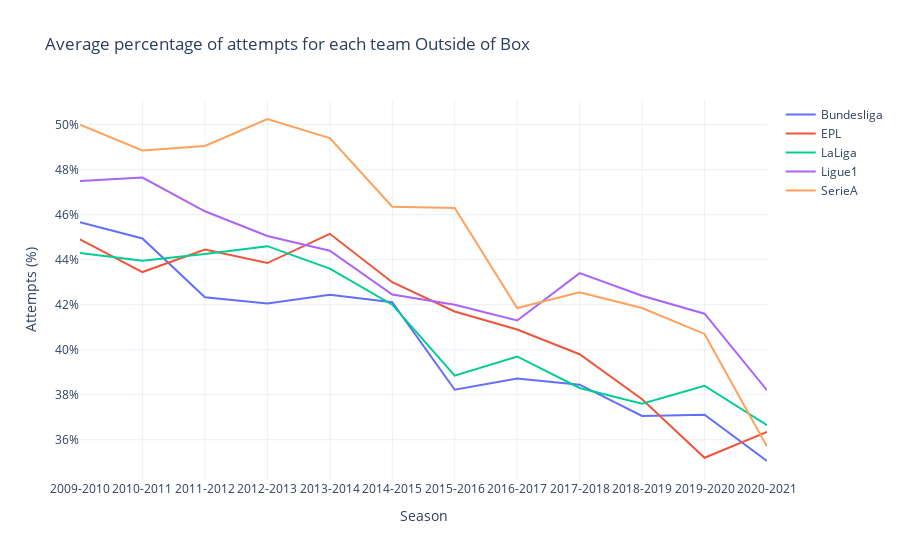

The notebook cell saved with this chart:
### Markdown cell above
##### For

### Code cell
fig = go.Figure()
for league in LEAGUE:
    temp = df[df["league"] == league].groupby("season")["Outside of Box_for"].mean()
    fig.add_scatter(x=temp.index, y=temp.values, name=league, mode="lines")
fig.update_layout(
    title="Average percentage of attempts for each team Outside of Box",
    yaxis=dict(
        tickformat=".0%",
        showgrid=True
    ),
    xaxis=dict(
        tickvals=[i for i in range(2009, 2022)],
        ticktext=["2009-2010", "2010-2011", "2011-2012", "2012-2013", "2013-2014", "2014-2015",
                    "2015-2016", "2016-2017", "2017-2018", "2018-2019", "2019-2020", "2020-2021", "2021-2022"],
        showgrid=True
    ),
    xaxis_title="Season",
    yaxis_title="Attempts (%)"
)
fig.show()

### Figure 1 — Plotly figure (JSON) as saved in the notebook; plotly's stock layout.template omitted (floating-point values rounded to 4 significant figures)
{"data": [{"mode": "lines", "name": "Bundesliga", "type": "scatter", "x": [2009, 2010, 2011, 2012, 2013, 2014, 2015, 2016, 2017, 2018, 2019, 2020], "y": [0.4567, 0.4494, 0.4233, 0.4206, 0.4244, 0.4211, 0.3822, 0.3872, 0.3844, 0.3706, 0.3711, 0.3506]}, {"mode": "lines", "name": "EPL", "type": "scatter", "x": [2009, 2010, 2011, 2012, 2013, 2014, 2015, 2016, 2017, 2018, 2019, 2020], "y": [0.449, 0.4345, 0.4445, 0.4385, 0.4515, 0.43, 0.417, 0.409, 0.398, 0.378, 0.352, 0.3635]}, {"mode": "lines", "name": "LaLiga", "type": "scatter", "x": [2009, 2010, 2011, 2012, 2013, 2014, 2015, 2016, 2017, 2018, 2019, 2020], "y": [0.443, 0.4395, 0.4425, 0.446, 0.436, 0.42, 0.3885, 0.397, 0.383, 0.376, 0.384, 0.3665]}, {"mode": "lines", "name": "Ligue1", "type": "scatter", "x": [2009, 2010, 2011, 2012, 2013, 2014, 2015, 2016, 2017, 2018, 2019, 2020], "y": [0.475, 0.4765, 0.4615, 0.4505, 0.444, 0.4245, 0.42, 0.413, 0.434, 0.424, 0.416, 0.382]}, {"mode": "lines", "name": "SerieA", "type": "scatter", "x": [2009, 2010, 2011, 2012, 2013, 2014, 2015, 2016, 2017, 2018, 2019, 2020], "y": [0.5, 0.4885, 0.4905, 0.5025, 0.494, 0.4635, 0.463, 0.4185, 0.4255, 0.4185, 0.407, 0.357]}], "layout": {"title": {"text": "Average percentage of attempts for each team Outside of Box"}, "xaxis": {"showgrid": true, "ticktext": ["2009-2010", "2010-2011", "2011-2012", "2012-2013", "2013-2014", "2014-2015", "2015-2016", "2016-2017", "2017-2018", "2018-2019", "2019-2020", "2020-2021", "2021-2022"], "tickvals": [2009, 2010, 2011, 2012, 2013, 2014, 2015, 2016, 2017, 2018, 2019, 2020, 2021], "title": {"text": "Season"}}, "yaxis": {"showgrid": true, "tickformat": ".0%", "title": {"text": "Attempts (%)"}}}}
